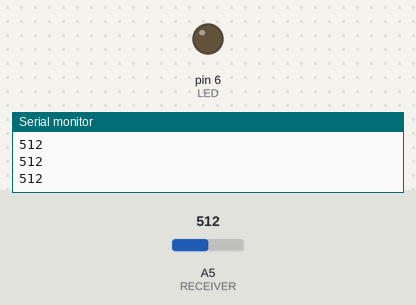
The sketch below on a simulated Arduino Uno, built with avr-gcc and run on an emulated ATmega328P. Shown: output pins drawn as LEDs (lit = HIGH), the last lines printed to the serial monitor. Inputs (shaded band) come from the test bench; at power-on: A5 (RECEIVER) = 512.

Above: at 1.2 s.
1.3 s: A5 (RECEIVER) set to 306
At 2.7 s:
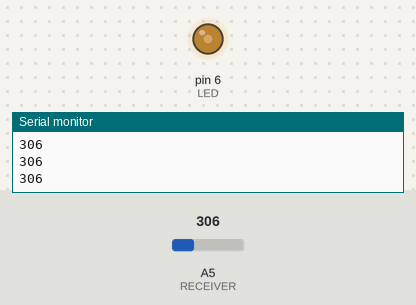
3.0 s: A5 (RECEIVER) set to 122
At 4.0 s:
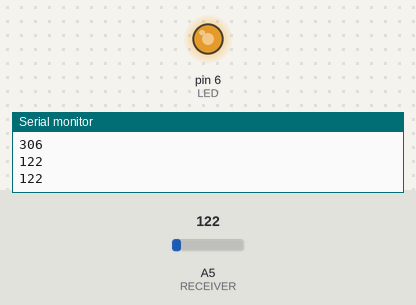
4.5 s: A5 (RECEIVER) set to 511
At 5.2 s:
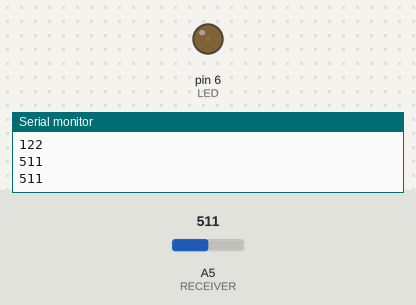
Timing chart, 0 to 7.5 s (numbered marks = the images above; inputs shaded):
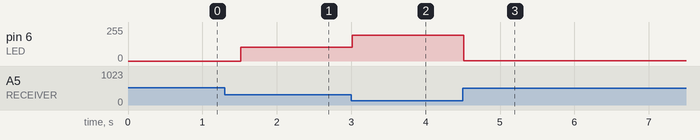

Measured:
- after the input at 1.3 s, pin 6 (LED): 0/255 → 103/255 after 0.21 s
- after the input at 3.0 s, pin 6 (LED): 103/255 → 195/255 at once
- after the input at 4.5 s, pin 6 (LED): 195/255 → 1/255 at once

The sketch:

sketch_apr11a.ino
```cpp
#define RECEIVER A5
#define LED 6
long zero;
void setup() {
  pinMode(RECEIVER, INPUT);
  zero = 0;
  for(int i = 0; i < 100; i++)
  {
    zero = zero + analogRead(RECEIVER);
  }
  zero = zero/100;
  Serial.begin(9600);
}

void loop() {
  // put your main code here, to run repeatedly:
  int value = analogRead(RECEIVER);

  //Serial.println(value);

  int  new_reading = constrain(value, 0, zero);

  Serial.println(new_reading);

  int mapped_value=map(new_reading,0,zero,0,255);

  analogWrite(LED, 255-mapped_value);
  delay(500);
}
```
